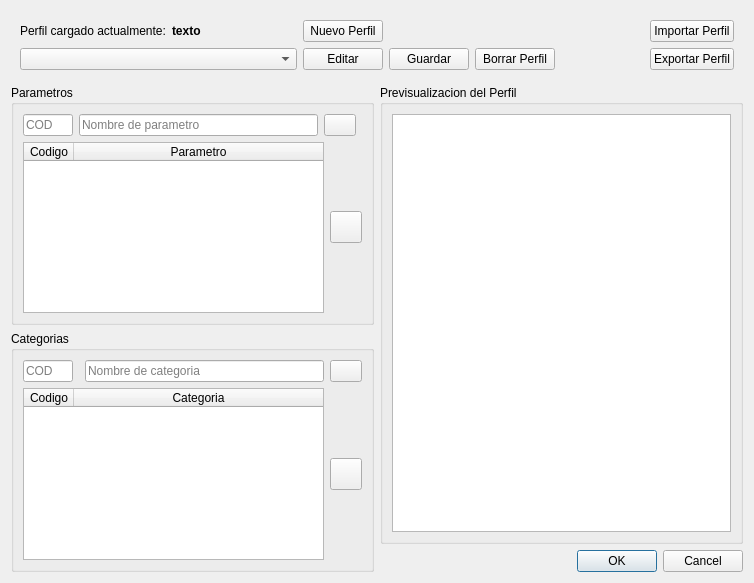
<?xml version="1.0" encoding="UTF-8"?>
<ui version="4.0">
 <class>Dialog</class>
 <widget class="QDialog" name="Dialog">
  <property name="geometry">
   <rect>
    <x>0</x>
    <y>0</y>
    <width>754</width>
    <height>583</height>
   </rect>
  </property>
  <property name="windowTitle">
   <string>Dialog</string>
  </property>
  <layout class="QGridLayout" name="gridLayout_5">
   <item row="0" column="0" colspan="2">
    <widget class="QWidget" name="widget" native="true">
     <layout class="QGridLayout" name="gridLayout_4">
      <item row="0" column="2">
       <spacer name="horizontalSpacer_5">
        <property name="orientation">
         <enum>Qt::Horizontal</enum>
        </property>
        <property name="sizeHint" stdset="0">
         <size>
          <width>57</width>
          <height>17</height>
         </size>
        </property>
       </spacer>
      </item>
      <item row="1" column="6">
       <widget class="QPushButton" name="btnGuardar">
        <property name="text">
         <string>Guardar</string>
        </property>
       </widget>
      </item>
      <item row="1" column="4">
       <widget class="QPushButton" name="btnEdicion">
        <property name="text">
         <string>Editar</string>
        </property>
       </widget>
      </item>
      <item row="1" column="8">
       <spacer name="horizontalSpacer_4">
        <property name="orientation">
         <enum>Qt::Horizontal</enum>
        </property>
        <property name="sizeHint" stdset="0">
         <size>
          <width>63</width>
          <height>17</height>
         </size>
        </property>
       </spacer>
      </item>
      <item row="0" column="9">
       <widget class="QPushButton" name="btnImpPerfil">
        <property name="text">
         <string>Importar Perfil</string>
        </property>
       </widget>
      </item>
      <item row="1" column="0" colspan="3">
       <widget class="QComboBox" name="combPerfil"/>
      </item>
      <item row="0" column="8">
       <spacer name="horizontalSpacer">
        <property name="orientation">
         <enum>Qt::Horizontal</enum>
        </property>
        <property name="sizeHint" stdset="0">
         <size>
          <width>63</width>
          <height>17</height>
         </size>
        </property>
       </spacer>
      </item>
      <item row="0" column="4">
       <widget class="QPushButton" name="btnNuevoPerfil">
        <property name="text">
         <string>Nuevo Perfil</string>
        </property>
       </widget>
      </item>
      <item row="1" column="9">
       <widget class="QPushButton" name="btnExpPerfil">
        <property name="text">
         <string>Exportar Perfil</string>
        </property>
       </widget>
      </item>
      <item row="0" column="1">
       <widget class="QLabel" name="lblPerfilPrincipal">
        <property name="font">
         <font>
          <weight>75</weight>
          <bold>true</bold>
         </font>
        </property>
        <property name="text">
         <string>texto</string>
        </property>
       </widget>
      </item>
      <item row="0" column="0">
       <widget class="QLabel" name="label">
        <property name="text">
         <string>Perfil cargado actualmente:</string>
        </property>
       </widget>
      </item>
      <item row="1" column="7">
       <widget class="QPushButton" name="btnBorrar">
        <property name="text">
         <string>Borrar Perfil</string>
        </property>
       </widget>
      </item>
     </layout>
    </widget>
   </item>
   <item row="1" column="0">
    <widget class="QGroupBox" name="groupBox">
     <property name="title">
      <string>Parametros</string>
     </property>
     <layout class="QGridLayout" name="gridLayout_2">
      <item row="0" column="0">
       <widget class="QLineEdit" name="lnCodeParam">
        <property name="maximumSize">
         <size>
          <width>50</width>
          <height>16777215</height>
         </size>
        </property>
        <property name="placeholderText">
         <string>COD</string>
        </property>
       </widget>
      </item>
      <item row="0" column="2" colspan="2">
       <widget class="QPushButton" name="btnAddParam">
        <property name="maximumSize">
         <size>
          <width>32</width>
          <height>32</height>
         </size>
        </property>
        <property name="text">
         <string/>
        </property>
        <property name="icon">
         <iconset>
          <normaloff>../Documentos/ingenia/revwin-1-0/analizador/img_default/edit_add.png</normaloff>../Documentos/ingenia/revwin-1-0/analizador/img_default/edit_add.png</iconset>
        </property>
       </widget>
      </item>
      <item row="0" column="1">
       <widget class="QLineEdit" name="lnNombreParam">
        <property name="placeholderText">
         <string>Nombre de parametro</string>
        </property>
       </widget>
      </item>
      <item row="1" column="0" colspan="3">
       <widget class="QTableWidget" name="tblParametros">
        <property name="editTriggers">
         <set>QAbstractItemView::NoEditTriggers</set>
        </property>
        <property name="showDropIndicator" stdset="0">
         <bool>true</bool>
        </property>
        <property name="selectionMode">
         <enum>QAbstractItemView::SingleSelection</enum>
        </property>
        <property name="selectionBehavior">
         <enum>QAbstractItemView::SelectRows</enum>
        </property>
        <property name="showGrid">
         <bool>true</bool>
        </property>
        <attribute name="horizontalHeaderCascadingSectionResizes">
         <bool>false</bool>
        </attribute>
        <attribute name="horizontalHeaderDefaultSectionSize">
         <number>50</number>
        </attribute>
        <attribute name="horizontalHeaderShowSortIndicator" stdset="0">
         <bool>false</bool>
        </attribute>
        <attribute name="horizontalHeaderStretchLastSection">
         <bool>true</bool>
        </attribute>
        <attribute name="verticalHeaderVisible">
         <bool>false</bool>
        </attribute>
        <attribute name="verticalHeaderCascadingSectionResizes">
         <bool>false</bool>
        </attribute>
        <column>
         <property name="text">
          <string>Codigo</string>
         </property>
        </column>
        <column>
         <property name="text">
          <string>Parametro</string>
         </property>
        </column>
       </widget>
      </item>
      <item row="1" column="3">
       <widget class="QPushButton" name="btnDelParam">
        <property name="maximumSize">
         <size>
          <width>32</width>
          <height>32</height>
         </size>
        </property>
        <property name="text">
         <string/>
        </property>
        <property name="icon">
         <iconset>
          <normaloff>../Documentos/ingenia/revwin-1-0/analizador/img_default/edit_remove.png</normaloff>../Documentos/ingenia/revwin-1-0/analizador/img_default/edit_remove.png</iconset>
        </property>
       </widget>
      </item>
     </layout>
    </widget>
   </item>
   <item row="1" column="1" rowspan="2">
    <widget class="QGroupBox" name="groupBox_3">
     <property name="title">
      <string>Previsualizacion del Perfil</string>
     </property>
     <layout class="QGridLayout" name="gridLayout_3">
      <item row="0" column="0">
       <widget class="QTextBrowser" name="lblPerfil">
        <property name="autoFormatting">
         <set>QTextEdit::AutoBulletList</set>
        </property>
        <property name="html">
         <string>&lt;!DOCTYPE HTML PUBLIC &quot;-//W3C//DTD HTML 4.0//EN&quot; &quot;http://www.w3.org/TR/REC-html40/strict.dtd&quot;&gt;
&lt;html&gt;&lt;head&gt;&lt;meta name=&quot;qrichtext&quot; content=&quot;1&quot; /&gt;&lt;style type=&quot;text/css&quot;&gt;
p, li { white-space: pre-wrap; }
&lt;/style&gt;&lt;/head&gt;&lt;body style=&quot; font-family:'Noto Sans'; font-size:9pt; font-weight:400; font-style:normal;&quot;&gt;
&lt;p style=&quot; margin-top:12px; margin-bottom:12px; margin-left:0px; margin-right:0px; -qt-block-indent:0; text-indent:0px;&quot;&gt;&lt;br /&gt;&lt;/p&gt;&lt;/body&gt;&lt;/html&gt;</string>
        </property>
       </widget>
      </item>
     </layout>
    </widget>
   </item>
   <item row="2" column="0" rowspan="2">
    <widget class="QGroupBox" name="groupBox_2">
     <property name="title">
      <string>Categorias</string>
     </property>
     <layout class="QGridLayout" name="gridLayout">
      <item row="0" column="3">
       <widget class="QPushButton" name="btnAddCat">
        <property name="maximumSize">
         <size>
          <width>32</width>
          <height>32</height>
         </size>
        </property>
        <property name="text">
         <string/>
        </property>
        <property name="icon">
         <iconset>
          <normaloff>../Documentos/ingenia/revwin-1-0/analizador/img_default/edit_add.png</normaloff>../Documentos/ingenia/revwin-1-0/analizador/img_default/edit_add.png</iconset>
        </property>
       </widget>
      </item>
      <item row="0" column="2">
       <widget class="QLineEdit" name="lnCategorias">
        <property name="text">
         <string/>
        </property>
        <property name="placeholderText">
         <string>Nombre de categoria</string>
        </property>
       </widget>
      </item>
      <item row="1" column="0" colspan="3">
       <widget class="QTableWidget" name="tblCategorias">
        <property name="editTriggers">
         <set>QAbstractItemView::NoEditTriggers</set>
        </property>
        <property name="selectionMode">
         <enum>QAbstractItemView::SingleSelection</enum>
        </property>
        <property name="selectionBehavior">
         <enum>QAbstractItemView::SelectRows</enum>
        </property>
        <attribute name="horizontalHeaderVisible">
         <bool>true</bool>
        </attribute>
        <attribute name="horizontalHeaderDefaultSectionSize">
         <number>50</number>
        </attribute>
        <attribute name="horizontalHeaderHighlightSections">
         <bool>true</bool>
        </attribute>
        <attribute name="horizontalHeaderMinimumSectionSize">
         <number>50</number>
        </attribute>
        <attribute name="horizontalHeaderStretchLastSection">
         <bool>true</bool>
        </attribute>
        <attribute name="verticalHeaderVisible">
         <bool>false</bool>
        </attribute>
        <column>
         <property name="text">
          <string>Codigo</string>
         </property>
        </column>
        <column>
         <property name="text">
          <string>Categoria</string>
         </property>
        </column>
       </widget>
      </item>
      <item row="0" column="0">
       <widget class="QLineEdit" name="lnCodeCat">
        <property name="maximumSize">
         <size>
          <width>50</width>
          <height>16777215</height>
         </size>
        </property>
        <property name="placeholderText">
         <string>COD</string>
        </property>
       </widget>
      </item>
      <item row="1" column="3">
       <widget class="QPushButton" name="btnDelCat">
        <property name="maximumSize">
         <size>
          <width>32</width>
          <height>32</height>
         </size>
        </property>
        <property name="text">
         <string/>
        </property>
        <property name="icon">
         <iconset>
          <normaloff>../Documentos/ingenia/revwin-1-0/analizador/img_default/edit_remove.png</normaloff>../Documentos/ingenia/revwin-1-0/analizador/img_default/edit_remove.png</iconset>
        </property>
       </widget>
      </item>
     </layout>
    </widget>
   </item>
   <item row="3" column="1">
    <widget class="QDialogButtonBox" name="buttonBox">
     <property name="orientation">
      <enum>Qt::Horizontal</enum>
     </property>
     <property name="standardButtons">
      <set>QDialogButtonBox::Cancel|QDialogButtonBox::Ok</set>
     </property>
    </widget>
   </item>
  </layout>
 </widget>
 <tabstops>
  <tabstop>combPerfil</tabstop>
  <tabstop>btnNuevoPerfil</tabstop>
  <tabstop>btnEdicion</tabstop>
  <tabstop>btnGuardar</tabstop>
  <tabstop>btnBorrar</tabstop>
  <tabstop>btnImpPerfil</tabstop>
  <tabstop>btnExpPerfil</tabstop>
  <tabstop>lnCodeParam</tabstop>
  <tabstop>lnNombreParam</tabstop>
  <tabstop>btnAddParam</tabstop>
  <tabstop>tblParametros</tabstop>
  <tabstop>btnDelParam</tabstop>
  <tabstop>lnCodeCat</tabstop>
  <tabstop>lnCategorias</tabstop>
  <tabstop>btnAddCat</tabstop>
  <tabstop>tblCategorias</tabstop>
  <tabstop>btnDelCat</tabstop>
  <tabstop>lblPerfil</tabstop>
  <tabstop>buttonBox</tabstop>
 </tabstops>
 <resources/>
 <connections>
  <connection>
   <sender>buttonBox</sender>
   <signal>accepted()</signal>
   <receiver>Dialog</receiver>
   <slot>accept()</slot>
   <hints>
    <hint type="sourcelabel">
     <x>248</x>
     <y>254</y>
    </hint>
    <hint type="destinationlabel">
     <x>157</x>
     <y>274</y>
    </hint>
   </hints>
  </connection>
  <connection>
   <sender>buttonBox</sender>
   <signal>rejected()</signal>
   <receiver>Dialog</receiver>
   <slot>reject()</slot>
   <hints>
    <hint type="sourcelabel">
     <x>316</x>
     <y>260</y>
    </hint>
    <hint type="destinationlabel">
     <x>286</x>
     <y>274</y>
    </hint>
   </hints>
  </connection>
 </connections>
</ui>
